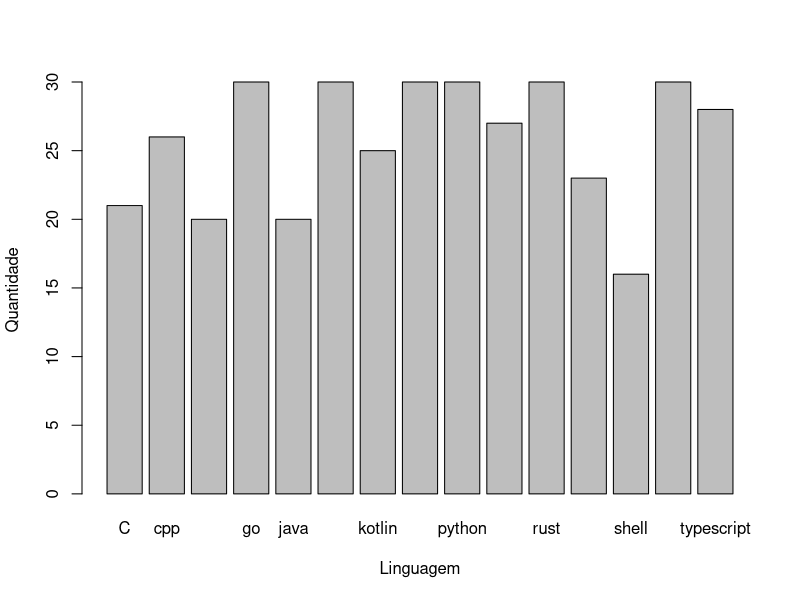
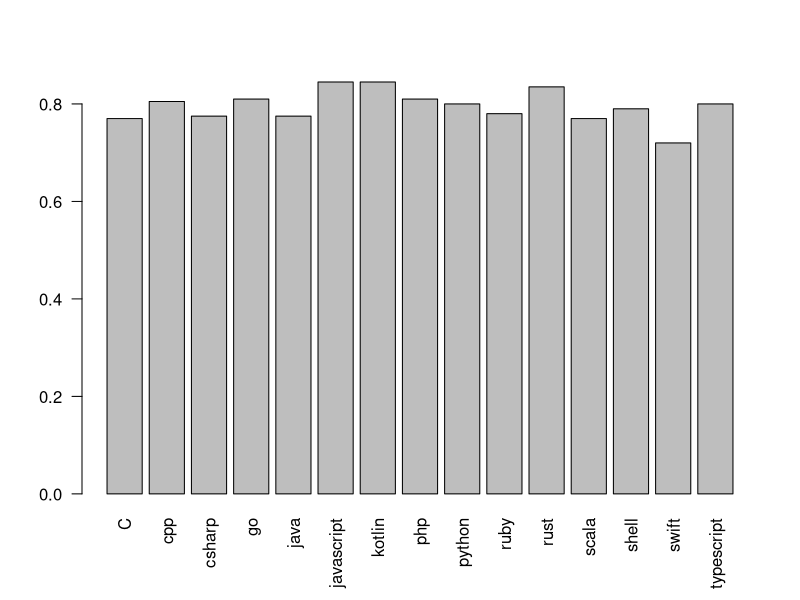
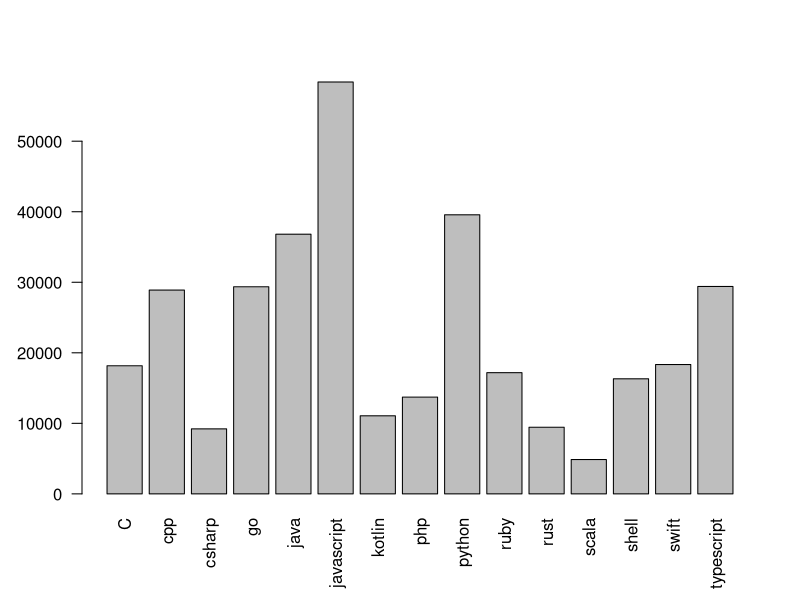
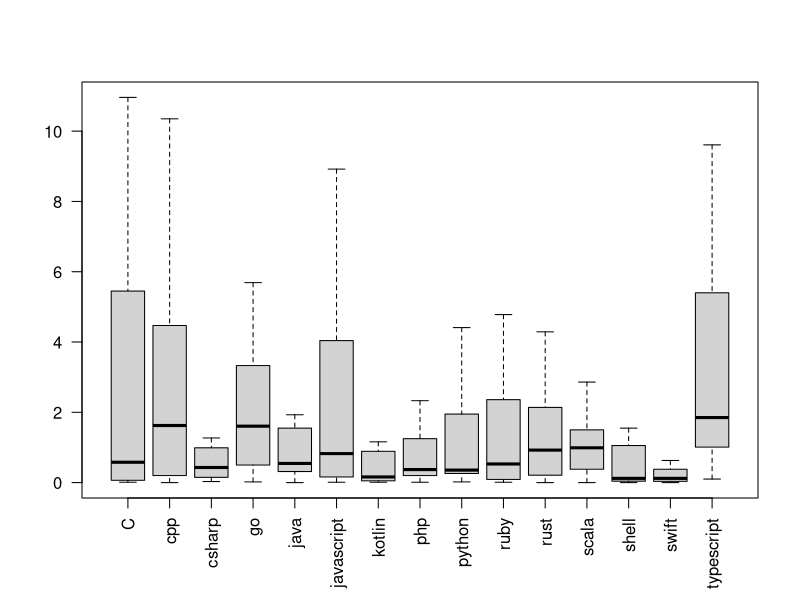
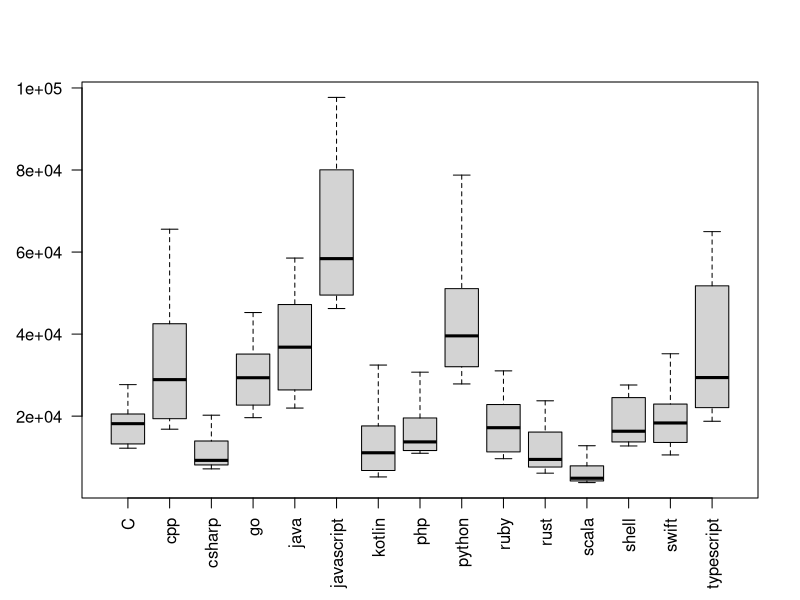
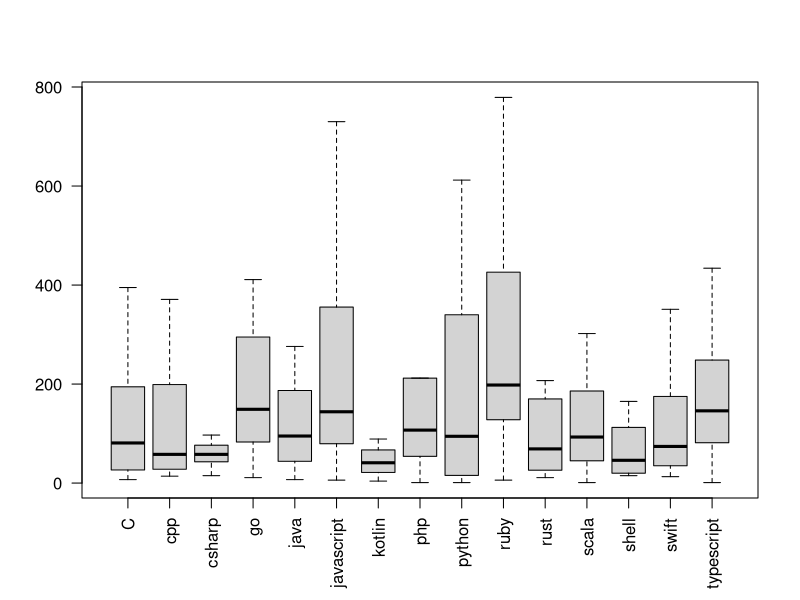
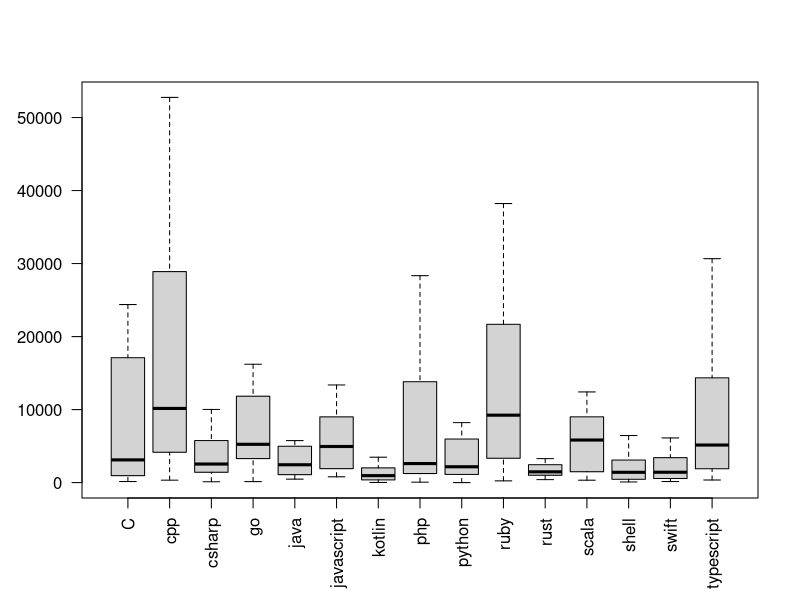
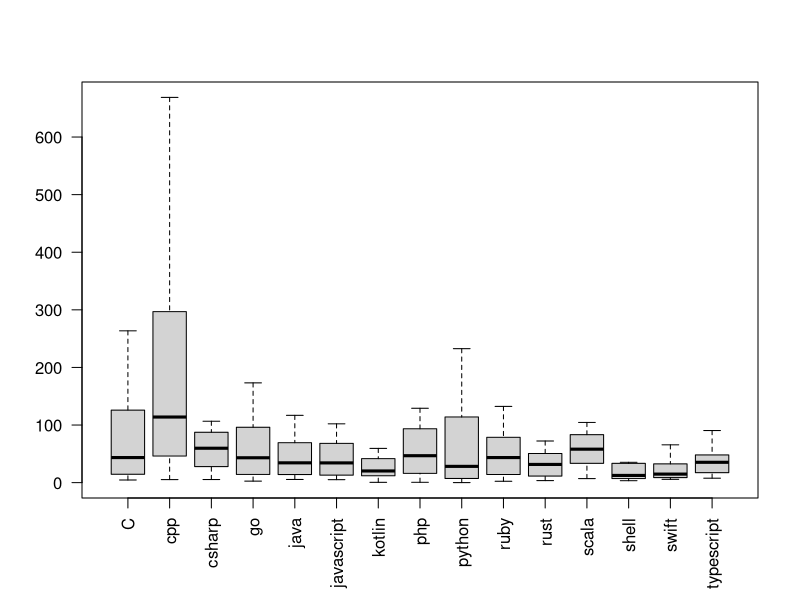

Write the R code that produced these figures, in order.
## ---- chunk 1
knitr::opts_chunk$set(echo = TRUE)
library(dplyr)
library(plyr)
library(ggplot2)
## ---- chunk 2
gh_data <- read.csv(file="dados_projetos.csv", header=TRUE, sep=";")
## ---- chunk 3
countLangs <- count(gh_data$linguagemProgramacao)
barplot(countLangs$freq, xlab="Linguagem",ylab="Quantidade",names.arg = countLangs$x)
## ---- chunk 4
qualidade_por_linguagem <- data.frame(aggregate( qualidade_total ~ linguagemProgramacao, gh_data, median ))

barplot(qualidade_por_linguagem$qualidade_total,names.arg = qualidade_por_linguagem$linguagemProgramacao, las=2)
## ---- chunk 5
comunidade_por_linguagem <- data.frame(aggregate( tamanhoComunidade ~ linguagemProgramacao, gh_data, median ))


barplot(comunidade_por_linguagem$tamanhoComunidade,names.arg = comunidade_por_linguagem$linguagemProgramacao, las=2)
## ---- chunk 6
boxplot(frequenciaCommits~linguagemProgramacao, data = gh_data, outline=FALSE, las=2, xlab="", ylab="")

## ---- chunk 7
boxplot(gh_data$tamanhoComunidade~linguagemProgramacao, data = gh_data, outline=FALSE, las=2, xlab="", ylab="")
## ---- chunk 8
boxplot(gh_data$qtdContribuintes~linguagemProgramacao, data = gh_data, outline=FALSE, las=2, xlab="", ylab="")
## ---- chunk 9
boxplot(gh_data$qtdCommits~linguagemProgramacao, data = gh_data, outline=FALSE, las=2, xlab="", ylab="")
## ---- chunk 10
boxplot(gh_data$correlacaoTamanho~linguagemProgramacao, data = gh_data, outline=FALSE, las=2, xlab="", ylab="")
## ---- chunk 11
boxplot(gh_data$qualidade_total~linguagemProgramacao, data = gh_data, outline=FALSE, las=2, xlab="", ylab="")
## ---- chunk 12
boxplot(gh_data$qualidade_accesibilidade~linguagemProgramacao, data = gh_data, outline=FALSE, las=2, xlab="", ylab="")
## ---- chunk 13
boxplot(gh_data$qualidade_melhoresPraticas~linguagemProgramacao, data = gh_data, outline=FALSE, las=2, xlab="", ylab="")
## ---- chunk 14
boxplot(gh_data$qualidade_performance~linguagemProgramacao, data = gh_data, outline=FALSE, las=2, xlab="", ylab="")
## ---- chunk 15
boxplot(gh_data$qualidade_pwa~linguagemProgramacao, data = gh_data, outline=FALSE, las=2, xlab="", ylab="")
## ---- chunk 16
boxplot(gh_data$qualidade_seo~linguagemProgramacao, data = gh_data, outline=FALSE, las=2, xlab="", ylab="")
